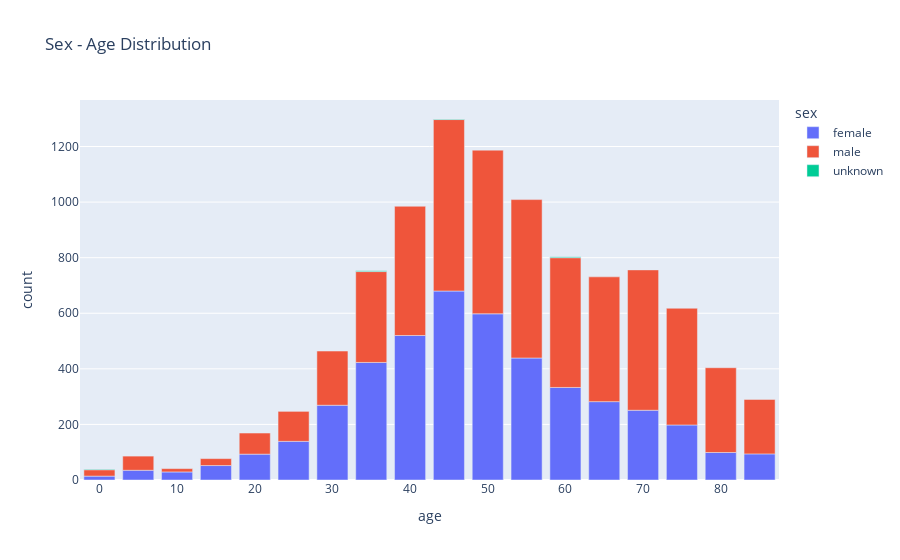

Notebook code cell kept with this figure:
### Code cell
# long_df = px.data.medals_long()

fig = px.bar(df_sex_age_dist, x="age", y="count", color='sex', title="Sex - Age Distribution")
fig.show()

### Figure 1 — Plotly figure (JSON) as saved in the notebook; plotly's stock layout.template omitted (floating-point values rounded to 4 significant figures)
{"data": [{"alignmentgroup": "True", "hovertemplate": "sex=female<br>age=%{x}<br>count=%{y}<extra></extra>", "legendgroup": "female", "marker": {"color": "#636efa", "pattern": {"shape": ""}}, "name": "female", "offsetgroup": "female", "orientation": "v", "showlegend": true, "textposition": "auto", "type": "bar", "x": [0, 5, 10, 15, 20, 25, 30, 35, 40, 45, 50, 55, 60, 65, 70, 75, 80, 85], "xaxis": "x", "y": [14, 35, 29, 52, 93, 139, 269, 423, 520, 680, 598, 439, 333, 282, 251, 198, 99, 94], "yaxis": "y"}, {"alignmentgroup": "True", "hovertemplate": "sex=male<br>age=%{x}<br>count=%{y}<extra></extra>", "legendgroup": "male", "marker": {"color": "#EF553B", "pattern": {"shape": ""}}, "name": "male", "offsetgroup": "male", "orientation": "v", "showlegend": true, "textposition": "auto", "type": "bar", "x": [0, 5, 10, 15, 20, 25, 30, 35, 40, 45, 50, 55, 60, 65, 70, 75, 80, 85], "xaxis": "x", "y": [23, 51, 12, 25, 76, 108, 195, 327, 465, 617, 589, 570, 467, 449, 505, 420, 305, 196], "yaxis": "y"}, {"alignmentgroup": "True", "hovertemplate": "sex=unknown<br>age=%{x}<br>count=%{y}<extra></extra>", "legendgroup": "unknown", "marker": {"color": "#00cc96", "pattern": {"shape": ""}}, "name": "unknown", "offsetgroup": "unknown", "orientation": "v", "showlegend": true, "textposition": "auto", "type": "bar", "x": [0, 35, 45, 60], "xaxis": "x", "y": [2, 3, 2, 3], "yaxis": "y"}], "layout": {"barmode": "relative", "legend": {"title": {"text": "sex"}, "tracegroupgap": 0}, "title": {"text": "Sex - Age Distribution"}, "xaxis": {"anchor": "y", "domain": [0, 1], "title": {"text": "age"}}, "yaxis": {"anchor": "x", "domain": [0, 1], "title": {"text": "count"}}}}
